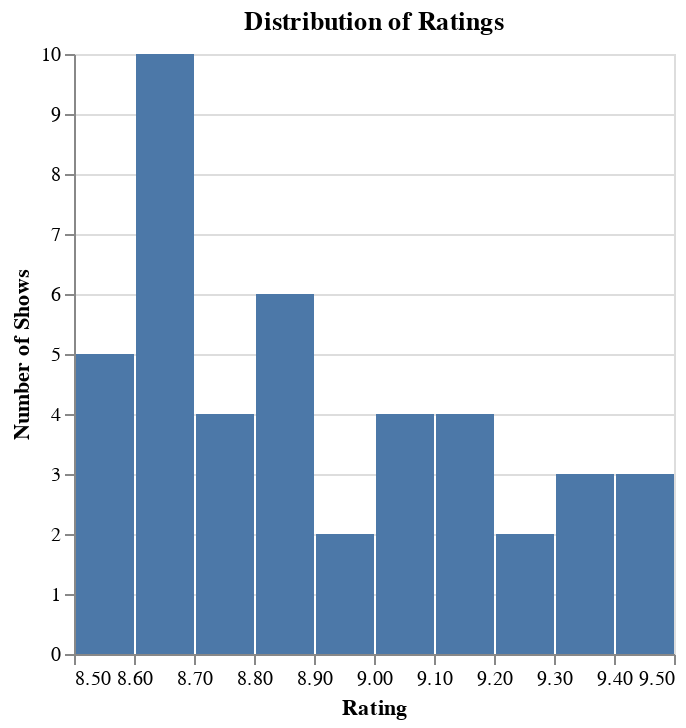
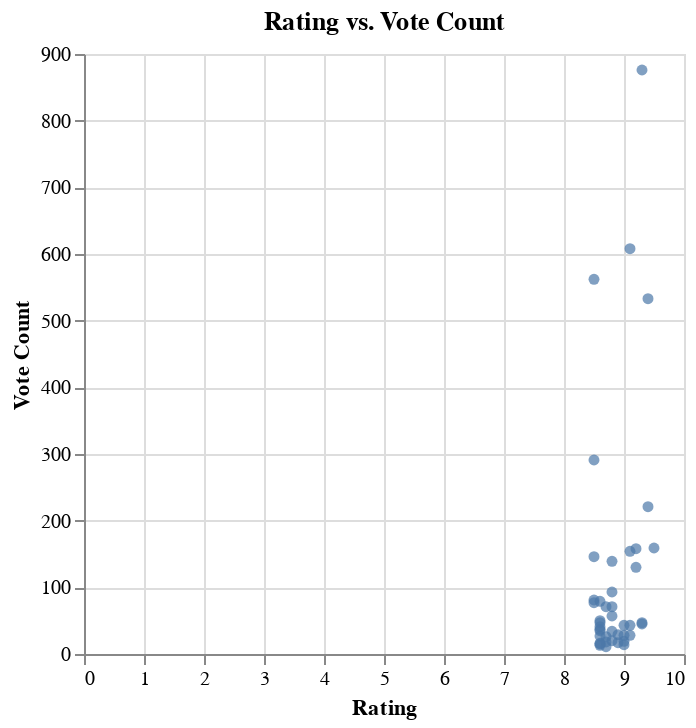
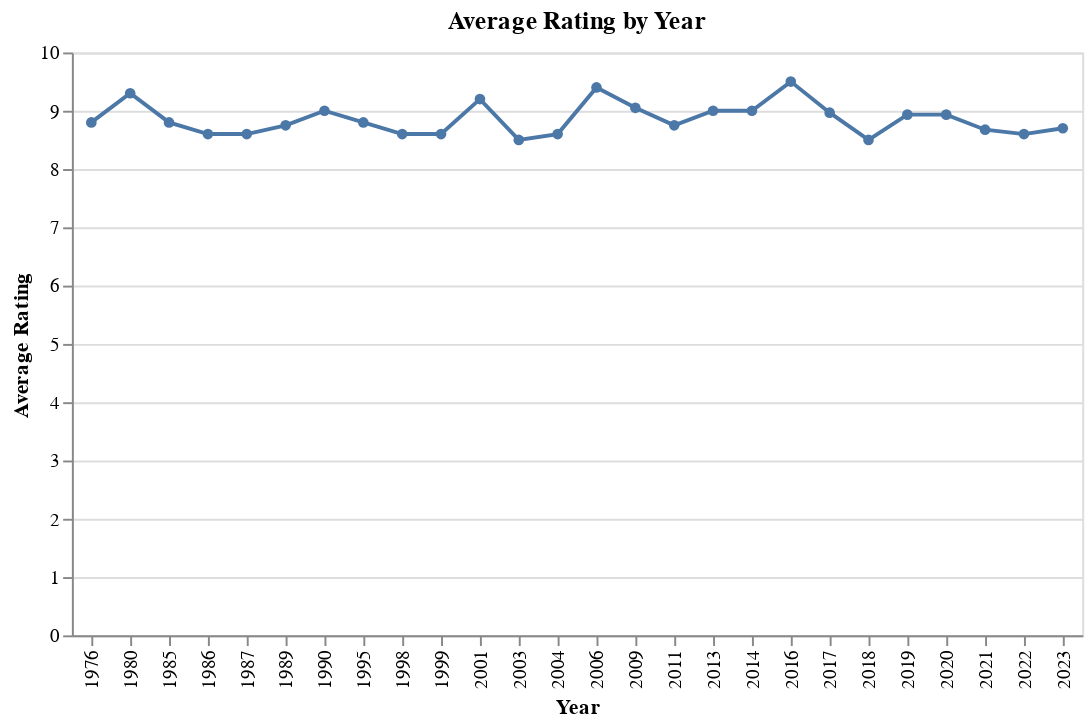
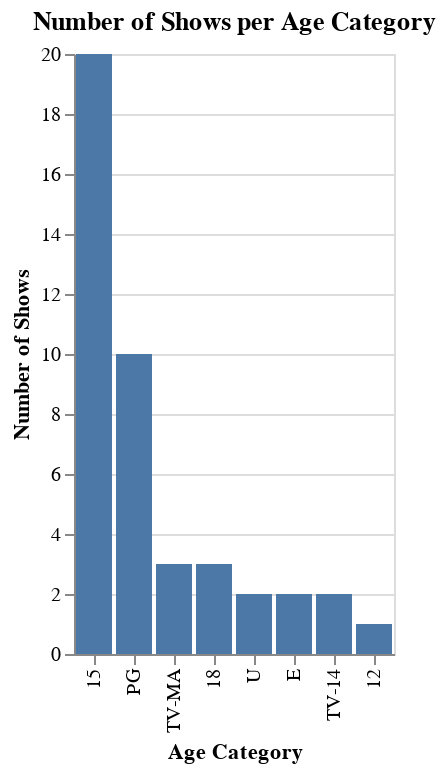

The cell these charts' notebook holds for them, in order:
### Code cell
import altair as alt
import pandas as pd

# Assuming df is your DataFrame loaded from a CSV or other source
# df = pd.read_csv('your_file.csv')

# 1. Histogram of Rating distribution
chart1 = alt.Chart(df).mark_bar().encode(
    x=alt.X('Rating:Q', bin=True, title='Rating'),
    y=alt.Y('count()', title='Number of Shows'),
    tooltip=[alt.Tooltip('Rating:Q', bin=True, title='Rating'), 'count()']
).properties(
    title='Distribution of Ratings'
).interactive()


# 2. Scatter plot of Rating vs. Vote_count
chart2 = alt.Chart(df).mark_circle().encode(
    x=alt.X('Rating:Q', title='Rating'),
    y=alt.Y('Vote_count:Q', title='Vote Count'),
    tooltip=['Title', 'Rating', 'Vote_count']
).properties(
    title='Rating vs. Vote Count'
).interactive()

# 3. Line plot of average Rating by Year
chart3 = alt.Chart(df).mark_line(point=True).encode(
    x=alt.X('Year:O', title='Year'),
    y=alt.Y('mean(Rating):Q', title='Average Rating'),
    tooltip=['Year', alt.Tooltip('mean(Rating):Q', title='Average Rating')]
).properties(
    title='Average Rating by Year'
).interactive()

# 4. Bar chart of the number of shows per Age category
chart4 = alt.Chart(df).mark_bar().encode(
    x=alt.X('Age:N', title='Age Category', sort='-y'),
    y=alt.Y('count()', title='Number of Shows'),
    tooltip=['Age', 'count()']
).properties(
    title='Number of Shows per Age Category'
).interactive()


# Display the charts
chart1.display()
chart2.display()
chart3.display()
chart4.display()

### Figure 1 — Vega-Lite specification as saved in the notebook (floating-point values rounded to 4 significant figures)
{"config": {"view": {"continuousWidth": 300, "continuousHeight": 300}}, "data": {"name": "data-eecb73b77daa526a4d801382c721f0d1"}, "mark": {"type": "bar"}, "encoding": {"tooltip": [{"bin": true, "field": "Rating", "title": "Rating", "type": "quantitative"}, {"aggregate": "count", "type": "quantitative"}], "x": {"bin": true, "field": "Rating", "title": "Rating", "type": "quantitative"}, "y": {"aggregate": "count", "title": "Number of Shows", "type": "quantitative"}}, "params": [{"name": "param_1", "select": {"type": "interval", "encodings": ["x", "y"]}, "bind": "scales"}], "title": "Distribution of Ratings", "$schema": "https://vega.github.io/schema/vega-lite/v5.17.0.json", "datasets": {"data-eecb73b77daa526a4d801382c721f0d1": [{"Title": "2. Planet Earth II", "Year": 2016.0, "Total_episodes": "6 eps", "Age": "PG", "Rating": 9.5, "Vote_count": 159.0, "Category": "TV Mini Series"}, {"Title": "3. Planet Earth", "Year": 2006.0, "Total_episodes": "11 eps", "Age": "PG", "Rating": 9.4, "Vote_count": 221.0, "Category": "TV Mini Series"}, {"Title": "4. Band of Brothers", "Year": 2001.0, "Total_episodes": "10 eps", "Age": "15", "Rating": 9.4, "Vote_count": 533.0, "Category": "TV Mini Series"}, {"Title": "5. Chernobyl", "Year": 2019.0, "Total_episodes": "5 eps", "Age": "15", "Rating": 9.3, "Vote_count": 876.0, "Category": "TV Mini Series"}, {"Title": "8. Blue Planet II", "Year": 2017.0, "Total_episodes": "7 eps", "Age": "U", "Rating": 9.3, "Vote_count": 47.0, "Category": "TV Mini Series"}, {"Title": "10. Cosmos", "Year": 2014.0, "Total_episodes": "13 eps", "Age": "PG", "Rating": 9.2, "Vote_count": 130.0, "Category": "TV Mini Series"}, {"Title": "11. Cosmos", "Year": 1980.0, "Total_episodes": "13 eps", "Age": "U", "Rating": 9.3, "Vote_count": 45.0, "Category": "TV Mini Series"}, {"Title": "17. Rick and Morty", "Year": 2013.0, "Total_episodes": "74 eps", "Age": "15", "Rating": 9.1, "Vote_count": 608.0, "Category": "TV Series"}, {"Title": "18. Life", "Year": 2009.0, "Total_episodes": "11 eps", "Age": "E", "Rating": 9.1, "Vote_count": 43.0, "Category": "TV Mini Series"}, {"Title": "19. The Last Dance", "Year": 2020.0, "Total_episodes": "10 eps", "Age": "15", "Rating": 9.1, "Vote_count": 154.0, "Category": "TV Mini Series"}, {"Title": "22. The Vietnam War", "Year": 2017.0, "Total_episodes": "10 eps", "Age": "15", "Rating": 9.1, "Vote_count": 28.0, "Category": "TV Mini Series"}, {"Title": "26. The Blue Planet", "Year": 2001.0, "Total_episodes": "8 eps", "Age": "E", "Rating": 9.0, "Vote_count": 43.0, "Category": "TV Mini Series"}, {"Title": "29. Scam 1992: The Harshad Mehta Story", "Year": 2020.0, "Total_episodes": "10 eps", "Age": "15", "Rating": 9.2, "Vote_count": 158.0, "Category": "TV Mini Series"}, {"Title": "31. Human Planet", "Year": 2011.0, "Total_episodes": "8 eps", "Age": "PG", "Rating": 9.0, "Vote_count": 28.0, "Category": "TV Mini Series"}, {"Title": "36. The Civil War", "Year": 1990.0, "Total_episodes": "9 eps", "Age": "TV-14", "Rating": 9.0, "Vote_count": 19.0, "Category": "TV Mini Series"}, {"Title": "39. The Beatles: Get Back", "Year": 2021.0, "Total_episodes": "3 eps", "Age": "15", "Rating": 8.9, "Vote_count": 29.0, "Category": "TV Mini Series"}, {"Title": "49. Apocalypse: The Second World War", "Year": 2009.0, "Total_episodes": "6 eps", "Age": "TV-MA", "Rating": 9.0, "Vote_count": 14.0, "Category": "TV Mini Series"}, {"Title": "50. When They See Us", "Year": 2019.0, "Total_episodes": "4 eps", "Age": "15", "Rating": 8.8, "Vote_count": 139.0, "Category": "TV Mini Series"}, {"Title": "52. Africa", "Year": 2013.0, "Total_episodes": "7 eps", "Age": "PG", "Rating": 8.9, "Vote_count": 17.0, "Category": "TV Mini Series"}, {"Title": "60. Das Boot", "Year": 1985.0, "Total_episodes": "3 eps", "Age": "TV-MA", "Rating": 8.8, "Vote_count": 34.0, "Category": "TV Mini Series"}, {"Title": "67. Pride and Prejudice", "Year": 1995.0, "Total_episodes": "6 eps", "Age": "PG", "Rating": 8.8, "Vote_count": 93.0, "Category": "TV Mini Series"}, {"Title": "69. Blackadder Goes Forth", "Year": 1989.0, "Total_episodes": "6 eps", "Age": "15", "Rating": 8.8, "Vote_count": 57.0, "Category": "TV Series"}, {"Title": "77. I, Claudius", "Year": 1976.0, "Total_episodes": "13 eps", "Age": "15", "Rating": 8.8, "Vote_count": 20.0, "Category": "TV Mini Series"}, {"Title": "82. Over the Garden Wall", "Year": 2014.0, "Total_episodes": "10 eps", "Age": "PG", "Rating": 8.8, "Vote_count": 71.0, "Category": "TV Mini Series"}, {"Title": "95. Blue Eye Samurai", "Year": 2023.0, "Total_episodes": "9 eps", "Age": "18", "Rating": 8.7, "Vote_count": 71.0, "Category": "TV Series"}, {"Title": "140. It's a Sin", "Year": 2021.0, "Total_episodes": "5 eps", "Age": "15", "Rating": 8.6, "Vote_count": 37.0, "Category": "TV Mini Series"}, {"Title": "144. Blackadder II", "Year": 1986.0, "Total_episodes": "6 eps", "Age": "PG", "Rating": 8.6, "Vote_count": 50.0, "Category": "TV Series"}, {"Title": "145. Lonesome Dove", "Year": 1989.0, "Total_episodes": "4 eps", "Age": "TV-14", "Rating": 8.7, "Vote_count": 26.0, "Category": "TV Mini Series"}, {"Title": "150. The Offer", "Year": 2022.0, "Total_episodes": "10 eps", "Age": "18", "Rating": 8.6, "Vote_count": 41.0, "Category": "TV Mini Series"}, {"Title": "157. Scavengers Reign", "Year": 2023.0, "Total_episodes": "12 eps", "Age": "TV-MA", "Rating": 8.7, "Vote_count": 18.0, "Category": "TV Mini Series"}, {"Title": "160. Blackadder the Third", "Year": 1987.0, "Total_episodes": "6 eps", "Age": "15", "Rating": 8.6, "Vote_count": 47.0, "Category": "TV Series"}, {"Title": "167. Greatest Events of WWII in Colour", "Year": 2019.0, "Total_episodes": "10 eps", "Age": "15", "Rating": 8.7, "Vote_count": 11.0, "Category": "TV Mini Series"}, {"Title": "168. Dopesick", "Year": 2021.0, "Total_episodes": "8 eps", "Age": "15", "Rating": 8.6, "Vote_count": 79.0, "Category": "TV Mini Series"}, {"Title": "179. The Haunting of Hill House", "Year": 2018.0, "Total_episodes": "10 eps", "Age": "15", "Rating": 8.5, "Vote_count": 291.0, "Category": "TV Mini Series"}, {"Title": "185. Battlestar Galactica", "Year": 2003.0, "Total_episodes": "2 eps", "Age": "12", "Rating": 8.5, "Vote_count": 81.0, "Category": "TV Mini Series"}, {"Title": "188. The Queen's Gambit", "Year": 2020.0, "Total_episodes": "7 eps", "Age": "15", "Rating": 8.5, "Vote_count": 562.0, "Category": "TV Mini Series"}, {"Title": "217. Twin Peaks", "Year": 2017.0, "Total_episodes": "18 eps", "Age": "15", "Rating": 8.5, "Vote_count": 77.0, "Category": "TV Series"}, {"Title": "224. Spartacus: Gods of the Arena", "Year": 2011.0, "Total_episodes": "6 eps", "Age": "18", "Rating": 8.5, "Vote_count": 146.0, "Category": "TV Mini Series"}, {"Title": "226. North & South", "Year": 2004.0, "Total_episodes": "4 eps", "Age": "PG", "Rating": 8.6, "Vote_count": 35.0, "Category": "TV Series"}, {"Title": "233. RurÃ´ni Kenshin: Meiji kenkaku romantan - Tsuioku-hen", "Year": 1999.0, "Total_episodes": "4 eps", "Age": "15", "Rating": 8.6, "Vote_count": 16.0, "Category": "TV Mini Series"}, {"Title": "235. Extraordinary Attorney Woo", "Year": 2022.0, "Total_episodes": "16 eps", "Age": "15", "Rating": 8.6, "Vote_count": 27.0, "Category": "TV Series"}, {"Title": "237. From the Earth to the Moon", "Year": 1998.0, "Total_episodes": "12 eps", "Age": "PG", "Rating": 8.6, "Vote_count": 13.0, "Category": "TV Mini Series"}, {"Title": "248. Tear Along the Dotted Line", "Year": 2021.0, "Total_episodes": "6 eps", "Age": "15", "Rating": 8.6, "Vote_count": 15.0, "Category": "TV Mini Series"}]}}

### Figure 2 — Vega-Lite specification as saved in the notebook (floating-point values rounded to 4 significant figures)
{"config": {"view": {"continuousWidth": 300, "continuousHeight": 300}}, "data": {"name": "data-eecb73b77daa526a4d801382c721f0d1"}, "mark": {"type": "circle"}, "encoding": {"tooltip": [{"field": "Title", "type": "nominal"}, {"field": "Rating", "type": "quantitative"}, {"field": "Vote_count", "type": "quantitative"}], "x": {"field": "Rating", "title": "Rating", "type": "quantitative"}, "y": {"field": "Vote_count", "title": "Vote Count", "type": "quantitative"}}, "params": [{"name": "param_2", "select": {"type": "interval", "encodings": ["x", "y"]}, "bind": "scales"}], "title": "Rating vs. Vote Count", "$schema": "https://vega.github.io/schema/vega-lite/v5.17.0.json", "datasets": {"data-eecb73b77daa526a4d801382c721f0d1": [{"Title": "2. Planet Earth II", "Year": 2016.0, "Total_episodes": "6 eps", "Age": "PG", "Rating": 9.5, "Vote_count": 159.0, "Category": "TV Mini Series"}, {"Title": "3. Planet Earth", "Year": 2006.0, "Total_episodes": "11 eps", "Age": "PG", "Rating": 9.4, "Vote_count": 221.0, "Category": "TV Mini Series"}, {"Title": "4. Band of Brothers", "Year": 2001.0, "Total_episodes": "10 eps", "Age": "15", "Rating": 9.4, "Vote_count": 533.0, "Category": "TV Mini Series"}, {"Title": "5. Chernobyl", "Year": 2019.0, "Total_episodes": "5 eps", "Age": "15", "Rating": 9.3, "Vote_count": 876.0, "Category": "TV Mini Series"}, {"Title": "8. Blue Planet II", "Year": 2017.0, "Total_episodes": "7 eps", "Age": "U", "Rating": 9.3, "Vote_count": 47.0, "Category": "TV Mini Series"}, {"Title": "10. Cosmos", "Year": 2014.0, "Total_episodes": "13 eps", "Age": "PG", "Rating": 9.2, "Vote_count": 130.0, "Category": "TV Mini Series"}, {"Title": "11. Cosmos", "Year": 1980.0, "Total_episodes": "13 eps", "Age": "U", "Rating": 9.3, "Vote_count": 45.0, "Category": "TV Mini Series"}, {"Title": "17. Rick and Morty", "Year": 2013.0, "Total_episodes": "74 eps", "Age": "15", "Rating": 9.1, "Vote_count": 608.0, "Category": "TV Series"}, {"Title": "18. Life", "Year": 2009.0, "Total_episodes": "11 eps", "Age": "E", "Rating": 9.1, "Vote_count": 43.0, "Category": "TV Mini Series"}, {"Title": "19. The Last Dance", "Year": 2020.0, "Total_episodes": "10 eps", "Age": "15", "Rating": 9.1, "Vote_count": 154.0, "Category": "TV Mini Series"}, {"Title": "22. The Vietnam War", "Year": 2017.0, "Total_episodes": "10 eps", "Age": "15", "Rating": 9.1, "Vote_count": 28.0, "Category": "TV Mini Series"}, {"Title": "26. The Blue Planet", "Year": 2001.0, "Total_episodes": "8 eps", "Age": "E", "Rating": 9.0, "Vote_count": 43.0, "Category": "TV Mini Series"}, {"Title": "29. Scam 1992: The Harshad Mehta Story", "Year": 2020.0, "Total_episodes": "10 eps", "Age": "15", "Rating": 9.2, "Vote_count": 158.0, "Category": "TV Mini Series"}, {"Title": "31. Human Planet", "Year": 2011.0, "Total_episodes": "8 eps", "Age": "PG", "Rating": 9.0, "Vote_count": 28.0, "Category": "TV Mini Series"}, {"Title": "36. The Civil War", "Year": 1990.0, "Total_episodes": "9 eps", "Age": "TV-14", "Rating": 9.0, "Vote_count": 19.0, "Category": "TV Mini Series"}, {"Title": "39. The Beatles: Get Back", "Year": 2021.0, "Total_episodes": "3 eps", "Age": "15", "Rating": 8.9, "Vote_count": 29.0, "Category": "TV Mini Series"}, {"Title": "49. Apocalypse: The Second World War", "Year": 2009.0, "Total_episodes": "6 eps", "Age": "TV-MA", "Rating": 9.0, "Vote_count": 14.0, "Category": "TV Mini Series"}, {"Title": "50. When They See Us", "Year": 2019.0, "Total_episodes": "4 eps", "Age": "15", "Rating": 8.8, "Vote_count": 139.0, "Category": "TV Mini Series"}, {"Title": "52. Africa", "Year": 2013.0, "Total_episodes": "7 eps", "Age": "PG", "Rating": 8.9, "Vote_count": 17.0, "Category": "TV Mini Series"}, {"Title": "60. Das Boot", "Year": 1985.0, "Total_episodes": "3 eps", "Age": "TV-MA", "Rating": 8.8, "Vote_count": 34.0, "Category": "TV Mini Series"}, {"Title": "67. Pride and Prejudice", "Year": 1995.0, "Total_episodes": "6 eps", "Age": "PG", "Rating": 8.8, "Vote_count": 93.0, "Category": "TV Mini Series"}, {"Title": "69. Blackadder Goes Forth", "Year": 1989.0, "Total_episodes": "6 eps", "Age": "15", "Rating": 8.8, "Vote_count": 57.0, "Category": "TV Series"}, {"Title": "77. I, Claudius", "Year": 1976.0, "Total_episodes": "13 eps", "Age": "15", "Rating": 8.8, "Vote_count": 20.0, "Category": "TV Mini Series"}, {"Title": "82. Over the Garden Wall", "Year": 2014.0, "Total_episodes": "10 eps", "Age": "PG", "Rating": 8.8, "Vote_count": 71.0, "Category": "TV Mini Series"}, {"Title": "95. Blue Eye Samurai", "Year": 2023.0, "Total_episodes": "9 eps", "Age": "18", "Rating": 8.7, "Vote_count": 71.0, "Category": "TV Series"}, {"Title": "140. It's a Sin", "Year": 2021.0, "Total_episodes": "5 eps", "Age": "15", "Rating": 8.6, "Vote_count": 37.0, "Category": "TV Mini Series"}, {"Title": "144. Blackadder II", "Year": 1986.0, "Total_episodes": "6 eps", "Age": "PG", "Rating": 8.6, "Vote_count": 50.0, "Category": "TV Series"}, {"Title": "145. Lonesome Dove", "Year": 1989.0, "Total_episodes": "4 eps", "Age": "TV-14", "Rating": 8.7, "Vote_count": 26.0, "Category": "TV Mini Series"}, {"Title": "150. The Offer", "Year": 2022.0, "Total_episodes": "10 eps", "Age": "18", "Rating": 8.6, "Vote_count": 41.0, "Category": "TV Mini Series"}, {"Title": "157. Scavengers Reign", "Year": 2023.0, "Total_episodes": "12 eps", "Age": "TV-MA", "Rating": 8.7, "Vote_count": 18.0, "Category": "TV Mini Series"}, {"Title": "160. Blackadder the Third", "Year": 1987.0, "Total_episodes": "6 eps", "Age": "15", "Rating": 8.6, "Vote_count": 47.0, "Category": "TV Series"}, {"Title": "167. Greatest Events of WWII in Colour", "Year": 2019.0, "Total_episodes": "10 eps", "Age": "15", "Rating": 8.7, "Vote_count": 11.0, "Category": "TV Mini Series"}, {"Title": "168. Dopesick", "Year": 2021.0, "Total_episodes": "8 eps", "Age": "15", "Rating": 8.6, "Vote_count": 79.0, "Category": "TV Mini Series"}, {"Title": "179. The Haunting of Hill House", "Year": 2018.0, "Total_episodes": "10 eps", "Age": "15", "Rating": 8.5, "Vote_count": 291.0, "Category": "TV Mini Series"}, {"Title": "185. Battlestar Galactica", "Year": 2003.0, "Total_episodes": "2 eps", "Age": "12", "Rating": 8.5, "Vote_count": 81.0, "Category": "TV Mini Series"}, {"Title": "188. The Queen's Gambit", "Year": 2020.0, "Total_episodes": "7 eps", "Age": "15", "Rating": 8.5, "Vote_count": 562.0, "Category": "TV Mini Series"}, {"Title": "217. Twin Peaks", "Year": 2017.0, "Total_episodes": "18 eps", "Age": "15", "Rating": 8.5, "Vote_count": 77.0, "Category": "TV Series"}, {"Title": "224. Spartacus: Gods of the Arena", "Year": 2011.0, "Total_episodes": "6 eps", "Age": "18", "Rating": 8.5, "Vote_count": 146.0, "Category": "TV Mini Series"}, {"Title": "226. North & South", "Year": 2004.0, "Total_episodes": "4 eps", "Age": "PG", "Rating": 8.6, "Vote_count": 35.0, "Category": "TV Series"}, {"Title": "233. RurÃ´ni Kenshin: Meiji kenkaku romantan - Tsuioku-hen", "Year": 1999.0, "Total_episodes": "4 eps", "Age": "15", "Rating": 8.6, "Vote_count": 16.0, "Category": "TV Mini Series"}, {"Title": "235. Extraordinary Attorney Woo", "Year": 2022.0, "Total_episodes": "16 eps", "Age": "15", "Rating": 8.6, "Vote_count": 27.0, "Category": "TV Series"}, {"Title": "237. From the Earth to the Moon", "Year": 1998.0, "Total_episodes": "12 eps", "Age": "PG", "Rating": 8.6, "Vote_count": 13.0, "Category": "TV Mini Series"}, {"Title": "248. Tear Along the Dotted Line", "Year": 2021.0, "Total_episodes": "6 eps", "Age": "15", "Rating": 8.6, "Vote_count": 15.0, "Category": "TV Mini Series"}]}}

### Figure 3 — Vega-Lite specification as saved in the notebook (floating-point values rounded to 4 significant figures)
{"config": {"view": {"continuousWidth": 300, "continuousHeight": 300}}, "data": {"name": "data-eecb73b77daa526a4d801382c721f0d1"}, "mark": {"type": "line", "point": true}, "encoding": {"tooltip": [{"field": "Year", "type": "quantitative"}, {"aggregate": "mean", "field": "Rating", "title": "Average Rating", "type": "quantitative"}], "x": {"field": "Year", "title": "Year", "type": "ordinal"}, "y": {"aggregate": "mean", "field": "Rating", "title": "Average Rating", "type": "quantitative"}}, "params": [{"name": "param_3", "select": {"type": "interval", "encodings": ["x", "y"]}, "bind": "scales"}], "title": "Average Rating by Year", "$schema": "https://vega.github.io/schema/vega-lite/v5.17.0.json", "datasets": {"data-eecb73b77daa526a4d801382c721f0d1": [{"Title": "2. Planet Earth II", "Year": 2016.0, "Total_episodes": "6 eps", "Age": "PG", "Rating": 9.5, "Vote_count": 159.0, "Category": "TV Mini Series"}, {"Title": "3. Planet Earth", "Year": 2006.0, "Total_episodes": "11 eps", "Age": "PG", "Rating": 9.4, "Vote_count": 221.0, "Category": "TV Mini Series"}, {"Title": "4. Band of Brothers", "Year": 2001.0, "Total_episodes": "10 eps", "Age": "15", "Rating": 9.4, "Vote_count": 533.0, "Category": "TV Mini Series"}, {"Title": "5. Chernobyl", "Year": 2019.0, "Total_episodes": "5 eps", "Age": "15", "Rating": 9.3, "Vote_count": 876.0, "Category": "TV Mini Series"}, {"Title": "8. Blue Planet II", "Year": 2017.0, "Total_episodes": "7 eps", "Age": "U", "Rating": 9.3, "Vote_count": 47.0, "Category": "TV Mini Series"}, {"Title": "10. Cosmos", "Year": 2014.0, "Total_episodes": "13 eps", "Age": "PG", "Rating": 9.2, "Vote_count": 130.0, "Category": "TV Mini Series"}, {"Title": "11. Cosmos", "Year": 1980.0, "Total_episodes": "13 eps", "Age": "U", "Rating": 9.3, "Vote_count": 45.0, "Category": "TV Mini Series"}, {"Title": "17. Rick and Morty", "Year": 2013.0, "Total_episodes": "74 eps", "Age": "15", "Rating": 9.1, "Vote_count": 608.0, "Category": "TV Series"}, {"Title": "18. Life", "Year": 2009.0, "Total_episodes": "11 eps", "Age": "E", "Rating": 9.1, "Vote_count": 43.0, "Category": "TV Mini Series"}, {"Title": "19. The Last Dance", "Year": 2020.0, "Total_episodes": "10 eps", "Age": "15", "Rating": 9.1, "Vote_count": 154.0, "Category": "TV Mini Series"}, {"Title": "22. The Vietnam War", "Year": 2017.0, "Total_episodes": "10 eps", "Age": "15", "Rating": 9.1, "Vote_count": 28.0, "Category": "TV Mini Series"}, {"Title": "26. The Blue Planet", "Year": 2001.0, "Total_episodes": "8 eps", "Age": "E", "Rating": 9.0, "Vote_count": 43.0, "Category": "TV Mini Series"}, {"Title": "29. Scam 1992: The Harshad Mehta Story", "Year": 2020.0, "Total_episodes": "10 eps", "Age": "15", "Rating": 9.2, "Vote_count": 158.0, "Category": "TV Mini Series"}, {"Title": "31. Human Planet", "Year": 2011.0, "Total_episodes": "8 eps", "Age": "PG", "Rating": 9.0, "Vote_count": 28.0, "Category": "TV Mini Series"}, {"Title": "36. The Civil War", "Year": 1990.0, "Total_episodes": "9 eps", "Age": "TV-14", "Rating": 9.0, "Vote_count": 19.0, "Category": "TV Mini Series"}, {"Title": "39. The Beatles: Get Back", "Year": 2021.0, "Total_episodes": "3 eps", "Age": "15", "Rating": 8.9, "Vote_count": 29.0, "Category": "TV Mini Series"}, {"Title": "49. Apocalypse: The Second World War", "Year": 2009.0, "Total_episodes": "6 eps", "Age": "TV-MA", "Rating": 9.0, "Vote_count": 14.0, "Category": "TV Mini Series"}, {"Title": "50. When They See Us", "Year": 2019.0, "Total_episodes": "4 eps", "Age": "15", "Rating": 8.8, "Vote_count": 139.0, "Category": "TV Mini Series"}, {"Title": "52. Africa", "Year": 2013.0, "Total_episodes": "7 eps", "Age": "PG", "Rating": 8.9, "Vote_count": 17.0, "Category": "TV Mini Series"}, {"Title": "60. Das Boot", "Year": 1985.0, "Total_episodes": "3 eps", "Age": "TV-MA", "Rating": 8.8, "Vote_count": 34.0, "Category": "TV Mini Series"}, {"Title": "67. Pride and Prejudice", "Year": 1995.0, "Total_episodes": "6 eps", "Age": "PG", "Rating": 8.8, "Vote_count": 93.0, "Category": "TV Mini Series"}, {"Title": "69. Blackadder Goes Forth", "Year": 1989.0, "Total_episodes": "6 eps", "Age": "15", "Rating": 8.8, "Vote_count": 57.0, "Category": "TV Series"}, {"Title": "77. I, Claudius", "Year": 1976.0, "Total_episodes": "13 eps", "Age": "15", "Rating": 8.8, "Vote_count": 20.0, "Category": "TV Mini Series"}, {"Title": "82. Over the Garden Wall", "Year": 2014.0, "Total_episodes": "10 eps", "Age": "PG", "Rating": 8.8, "Vote_count": 71.0, "Category": "TV Mini Series"}, {"Title": "95. Blue Eye Samurai", "Year": 2023.0, "Total_episodes": "9 eps", "Age": "18", "Rating": 8.7, "Vote_count": 71.0, "Category": "TV Series"}, {"Title": "140. It's a Sin", "Year": 2021.0, "Total_episodes": "5 eps", "Age": "15", "Rating": 8.6, "Vote_count": 37.0, "Category": "TV Mini Series"}, {"Title": "144. Blackadder II", "Year": 1986.0, "Total_episodes": "6 eps", "Age": "PG", "Rating": 8.6, "Vote_count": 50.0, "Category": "TV Series"}, {"Title": "145. Lonesome Dove", "Year": 1989.0, "Total_episodes": "4 eps", "Age": "TV-14", "Rating": 8.7, "Vote_count": 26.0, "Category": "TV Mini Series"}, {"Title": "150. The Offer", "Year": 2022.0, "Total_episodes": "10 eps", "Age": "18", "Rating": 8.6, "Vote_count": 41.0, "Category": "TV Mini Series"}, {"Title": "157. Scavengers Reign", "Year": 2023.0, "Total_episodes": "12 eps", "Age": "TV-MA", "Rating": 8.7, "Vote_count": 18.0, "Category": "TV Mini Series"}, {"Title": "160. Blackadder the Third", "Year": 1987.0, "Total_episodes": "6 eps", "Age": "15", "Rating": 8.6, "Vote_count": 47.0, "Category": "TV Series"}, {"Title": "167. Greatest Events of WWII in Colour", "Year": 2019.0, "Total_episodes": "10 eps", "Age": "15", "Rating": 8.7, "Vote_count": 11.0, "Category": "TV Mini Series"}, {"Title": "168. Dopesick", "Year": 2021.0, "Total_episodes": "8 eps", "Age": "15", "Rating": 8.6, "Vote_count": 79.0, "Category": "TV Mini Series"}, {"Title": "179. The Haunting of Hill House", "Year": 2018.0, "Total_episodes": "10 eps", "Age": "15", "Rating": 8.5, "Vote_count": 291.0, "Category": "TV Mini Series"}, {"Title": "185. Battlestar Galactica", "Year": 2003.0, "Total_episodes": "2 eps", "Age": "12", "Rating": 8.5, "Vote_count": 81.0, "Category": "TV Mini Series"}, {"Title": "188. The Queen's Gambit", "Year": 2020.0, "Total_episodes": "7 eps", "Age": "15", "Rating": 8.5, "Vote_count": 562.0, "Category": "TV Mini Series"}, {"Title": "217. Twin Peaks", "Year": 2017.0, "Total_episodes": "18 eps", "Age": "15", "Rating": 8.5, "Vote_count": 77.0, "Category": "TV Series"}, {"Title": "224. Spartacus: Gods of the Arena", "Year": 2011.0, "Total_episodes": "6 eps", "Age": "18", "Rating": 8.5, "Vote_count": 146.0, "Category": "TV Mini Series"}, {"Title": "226. North & South", "Year": 2004.0, "Total_episodes": "4 eps", "Age": "PG", "Rating": 8.6, "Vote_count": 35.0, "Category": "TV Series"}, {"Title": "233. RurÃ´ni Kenshin: Meiji kenkaku romantan - Tsuioku-hen", "Year": 1999.0, "Total_episodes": "4 eps", "Age": "15", "Rating": 8.6, "Vote_count": 16.0, "Category": "TV Mini Series"}, {"Title": "235. Extraordinary Attorney Woo", "Year": 2022.0, "Total_episodes": "16 eps", "Age": "15", "Rating": 8.6, "Vote_count": 27.0, "Category": "TV Series"}, {"Title": "237. From the Earth to the Moon", "Year": 1998.0, "Total_episodes": "12 eps", "Age": "PG", "Rating": 8.6, "Vote_count": 13.0, "Category": "TV Mini Series"}, {"Title": "248. Tear Along the Dotted Line", "Year": 2021.0, "Total_episodes": "6 eps", "Age": "15", "Rating": 8.6, "Vote_count": 15.0, "Category": "TV Mini Series"}]}}

### Figure 4 — Vega-Lite specification as saved in the notebook (floating-point values rounded to 4 significant figures)
{"config": {"view": {"continuousWidth": 300, "continuousHeight": 300}}, "data": {"name": "data-eecb73b77daa526a4d801382c721f0d1"}, "mark": {"type": "bar"}, "encoding": {"tooltip": [{"field": "Age", "type": "nominal"}, {"aggregate": "count", "type": "quantitative"}], "x": {"field": "Age", "sort": "-y", "title": "Age Category", "type": "nominal"}, "y": {"aggregate": "count", "title": "Number of Shows", "type": "quantitative"}}, "params": [{"name": "param_4", "select": {"type": "interval", "encodings": ["x", "y"]}, "bind": "scales"}], "title": "Number of Shows per Age Category", "$schema": "https://vega.github.io/schema/vega-lite/v5.17.0.json", "datasets": {"data-eecb73b77daa526a4d801382c721f0d1": [{"Title": "2. Planet Earth II", "Year": 2016.0, "Total_episodes": "6 eps", "Age": "PG", "Rating": 9.5, "Vote_count": 159.0, "Category": "TV Mini Series"}, {"Title": "3. Planet Earth", "Year": 2006.0, "Total_episodes": "11 eps", "Age": "PG", "Rating": 9.4, "Vote_count": 221.0, "Category": "TV Mini Series"}, {"Title": "4. Band of Brothers", "Year": 2001.0, "Total_episodes": "10 eps", "Age": "15", "Rating": 9.4, "Vote_count": 533.0, "Category": "TV Mini Series"}, {"Title": "5. Chernobyl", "Year": 2019.0, "Total_episodes": "5 eps", "Age": "15", "Rating": 9.3, "Vote_count": 876.0, "Category": "TV Mini Series"}, {"Title": "8. Blue Planet II", "Year": 2017.0, "Total_episodes": "7 eps", "Age": "U", "Rating": 9.3, "Vote_count": 47.0, "Category": "TV Mini Series"}, {"Title": "10. Cosmos", "Year": 2014.0, "Total_episodes": "13 eps", "Age": "PG", "Rating": 9.2, "Vote_count": 130.0, "Category": "TV Mini Series"}, {"Title": "11. Cosmos", "Year": 1980.0, "Total_episodes": "13 eps", "Age": "U", "Rating": 9.3, "Vote_count": 45.0, "Category": "TV Mini Series"}, {"Title": "17. Rick and Morty", "Year": 2013.0, "Total_episodes": "74 eps", "Age": "15", "Rating": 9.1, "Vote_count": 608.0, "Category": "TV Series"}, {"Title": "18. Life", "Year": 2009.0, "Total_episodes": "11 eps", "Age": "E", "Rating": 9.1, "Vote_count": 43.0, "Category": "TV Mini Series"}, {"Title": "19. The Last Dance", "Year": 2020.0, "Total_episodes": "10 eps", "Age": "15", "Rating": 9.1, "Vote_count": 154.0, "Category": "TV Mini Series"}, {"Title": "22. The Vietnam War", "Year": 2017.0, "Total_episodes": "10 eps", "Age": "15", "Rating": 9.1, "Vote_count": 28.0, "Category": "TV Mini Series"}, {"Title": "26. The Blue Planet", "Year": 2001.0, "Total_episodes": "8 eps", "Age": "E", "Rating": 9.0, "Vote_count": 43.0, "Category": "TV Mini Series"}, {"Title": "29. Scam 1992: The Harshad Mehta Story", "Year": 2020.0, "Total_episodes": "10 eps", "Age": "15", "Rating": 9.2, "Vote_count": 158.0, "Category": "TV Mini Series"}, {"Title": "31. Human Planet", "Year": 2011.0, "Total_episodes": "8 eps", "Age": "PG", "Rating": 9.0, "Vote_count": 28.0, "Category": "TV Mini Series"}, {"Title": "36. The Civil War", "Year": 1990.0, "Total_episodes": "9 eps", "Age": "TV-14", "Rating": 9.0, "Vote_count": 19.0, "Category": "TV Mini Series"}, {"Title": "39. The Beatles: Get Back", "Year": 2021.0, "Total_episodes": "3 eps", "Age": "15", "Rating": 8.9, "Vote_count": 29.0, "Category": "TV Mini Series"}, {"Title": "49. Apocalypse: The Second World War", "Year": 2009.0, "Total_episodes": "6 eps", "Age": "TV-MA", "Rating": 9.0, "Vote_count": 14.0, "Category": "TV Mini Series"}, {"Title": "50. When They See Us", "Year": 2019.0, "Total_episodes": "4 eps", "Age": "15", "Rating": 8.8, "Vote_count": 139.0, "Category": "TV Mini Series"}, {"Title": "52. Africa", "Year": 2013.0, "Total_episodes": "7 eps", "Age": "PG", "Rating": 8.9, "Vote_count": 17.0, "Category": "TV Mini Series"}, {"Title": "60. Das Boot", "Year": 1985.0, "Total_episodes": "3 eps", "Age": "TV-MA", "Rating": 8.8, "Vote_count": 34.0, "Category": "TV Mini Series"}, {"Title": "67. Pride and Prejudice", "Year": 1995.0, "Total_episodes": "6 eps", "Age": "PG", "Rating": 8.8, "Vote_count": 93.0, "Category": "TV Mini Series"}, {"Title": "69. Blackadder Goes Forth", "Year": 1989.0, "Total_episodes": "6 eps", "Age": "15", "Rating": 8.8, "Vote_count": 57.0, "Category": "TV Series"}, {"Title": "77. I, Claudius", "Year": 1976.0, "Total_episodes": "13 eps", "Age": "15", "Rating": 8.8, "Vote_count": 20.0, "Category": "TV Mini Series"}, {"Title": "82. Over the Garden Wall", "Year": 2014.0, "Total_episodes": "10 eps", "Age": "PG", "Rating": 8.8, "Vote_count": 71.0, "Category": "TV Mini Series"}, {"Title": "95. Blue Eye Samurai", "Year": 2023.0, "Total_episodes": "9 eps", "Age": "18", "Rating": 8.7, "Vote_count": 71.0, "Category": "TV Series"}, {"Title": "140. It's a Sin", "Year": 2021.0, "Total_episodes": "5 eps", "Age": "15", "Rating": 8.6, "Vote_count": 37.0, "Category": "TV Mini Series"}, {"Title": "144. Blackadder II", "Year": 1986.0, "Total_episodes": "6 eps", "Age": "PG", "Rating": 8.6, "Vote_count": 50.0, "Category": "TV Series"}, {"Title": "145. Lonesome Dove", "Year": 1989.0, "Total_episodes": "4 eps", "Age": "TV-14", "Rating": 8.7, "Vote_count": 26.0, "Category": "TV Mini Series"}, {"Title": "150. The Offer", "Year": 2022.0, "Total_episodes": "10 eps", "Age": "18", "Rating": 8.6, "Vote_count": 41.0, "Category": "TV Mini Series"}, {"Title": "157. Scavengers Reign", "Year": 2023.0, "Total_episodes": "12 eps", "Age": "TV-MA", "Rating": 8.7, "Vote_count": 18.0, "Category": "TV Mini Series"}, {"Title": "160. Blackadder the Third", "Year": 1987.0, "Total_episodes": "6 eps", "Age": "15", "Rating": 8.6, "Vote_count": 47.0, "Category": "TV Series"}, {"Title": "167. Greatest Events of WWII in Colour", "Year": 2019.0, "Total_episodes": "10 eps", "Age": "15", "Rating": 8.7, "Vote_count": 11.0, "Category": "TV Mini Series"}, {"Title": "168. Dopesick", "Year": 2021.0, "Total_episodes": "8 eps", "Age": "15", "Rating": 8.6, "Vote_count": 79.0, "Category": "TV Mini Series"}, {"Title": "179. The Haunting of Hill House", "Year": 2018.0, "Total_episodes": "10 eps", "Age": "15", "Rating": 8.5, "Vote_count": 291.0, "Category": "TV Mini Series"}, {"Title": "185. Battlestar Galactica", "Year": 2003.0, "Total_episodes": "2 eps", "Age": "12", "Rating": 8.5, "Vote_count": 81.0, "Category": "TV Mini Series"}, {"Title": "188. The Queen's Gambit", "Year": 2020.0, "Total_episodes": "7 eps", "Age": "15", "Rating": 8.5, "Vote_count": 562.0, "Category": "TV Mini Series"}, {"Title": "217. Twin Peaks", "Year": 2017.0, "Total_episodes": "18 eps", "Age": "15", "Rating": 8.5, "Vote_count": 77.0, "Category": "TV Series"}, {"Title": "224. Spartacus: Gods of the Arena", "Year": 2011.0, "Total_episodes": "6 eps", "Age": "18", "Rating": 8.5, "Vote_count": 146.0, "Category": "TV Mini Series"}, {"Title": "226. North & South", "Year": 2004.0, "Total_episodes": "4 eps", "Age": "PG", "Rating": 8.6, "Vote_count": 35.0, "Category": "TV Series"}, {"Title": "233. RurÃ´ni Kenshin: Meiji kenkaku romantan - Tsuioku-hen", "Year": 1999.0, "Total_episodes": "4 eps", "Age": "15", "Rating": 8.6, "Vote_count": 16.0, "Category": "TV Mini Series"}, {"Title": "235. Extraordinary Attorney Woo", "Year": 2022.0, "Total_episodes": "16 eps", "Age": "15", "Rating": 8.6, "Vote_count": 27.0, "Category": "TV Series"}, {"Title": "237. From the Earth to the Moon", "Year": 1998.0, "Total_episodes": "12 eps", "Age": "PG", "Rating": 8.6, "Vote_count": 13.0, "Category": "TV Mini Series"}, {"Title": "248. Tear Along the Dotted Line", "Year": 2021.0, "Total_episodes": "6 eps", "Age": "15", "Rating": 8.6, "Vote_count": 15.0, "Category": "TV Mini Series"}]}}
